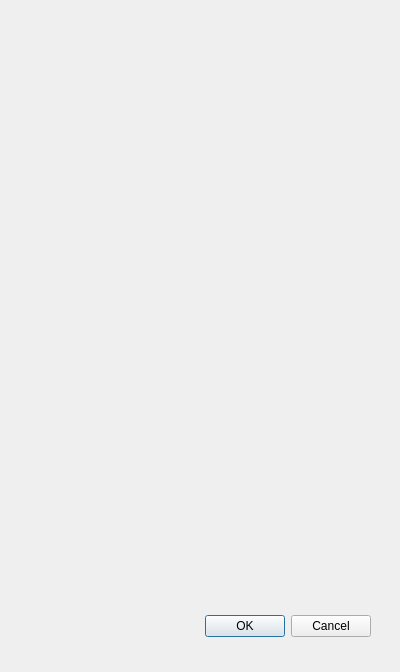
<?xml version="1.0" encoding="UTF-8"?>
<ui version="4.0">
 <class>GeomelbaSpiritDialogBase</class>
 <widget class="QDialog" name="GeomelbaSpiritDialogBase">
  <property name="geometry">
   <rect>
    <x>0</x>
    <y>0</y>
    <width>400</width>
    <height>672</height>
   </rect>
  </property>
  <property name="maximumSize">
   <size>
    <width>400</width>
    <height>16777215</height>
   </size>
  </property>
  <property name="windowTitle">
   <string>Geomelba Spirit</string>
  </property>
  <widget class="QDialogButtonBox" name="button_box">
   <property name="geometry">
    <rect>
     <x>30</x>
     <y>610</y>
     <width>341</width>
     <height>32</height>
    </rect>
   </property>
   <property name="orientation">
    <enum>Qt::Horizontal</enum>
   </property>
   <property name="standardButtons">
    <set>QDialogButtonBox::Cancel|QDialogButtonBox::Ok</set>
   </property>
  </widget>
 </widget>
 <resources/>
 <connections>
  <connection>
   <sender>button_box</sender>
   <signal>accepted()</signal>
   <receiver>GeomelbaSpiritDialogBase</receiver>
   <slot>accept()</slot>
   <hints>
    <hint type="sourcelabel">
     <x>20</x>
     <y>20</y>
    </hint>
    <hint type="destinationlabel">
     <x>20</x>
     <y>20</y>
    </hint>
   </hints>
  </connection>
  <connection>
   <sender>button_box</sender>
   <signal>rejected()</signal>
   <receiver>GeomelbaSpiritDialogBase</receiver>
   <slot>reject()</slot>
   <hints>
    <hint type="sourcelabel">
     <x>20</x>
     <y>20</y>
    </hint>
    <hint type="destinationlabel">
     <x>20</x>
     <y>20</y>
    </hint>
   </hints>
  </connection>
 </connections>
</ui>
